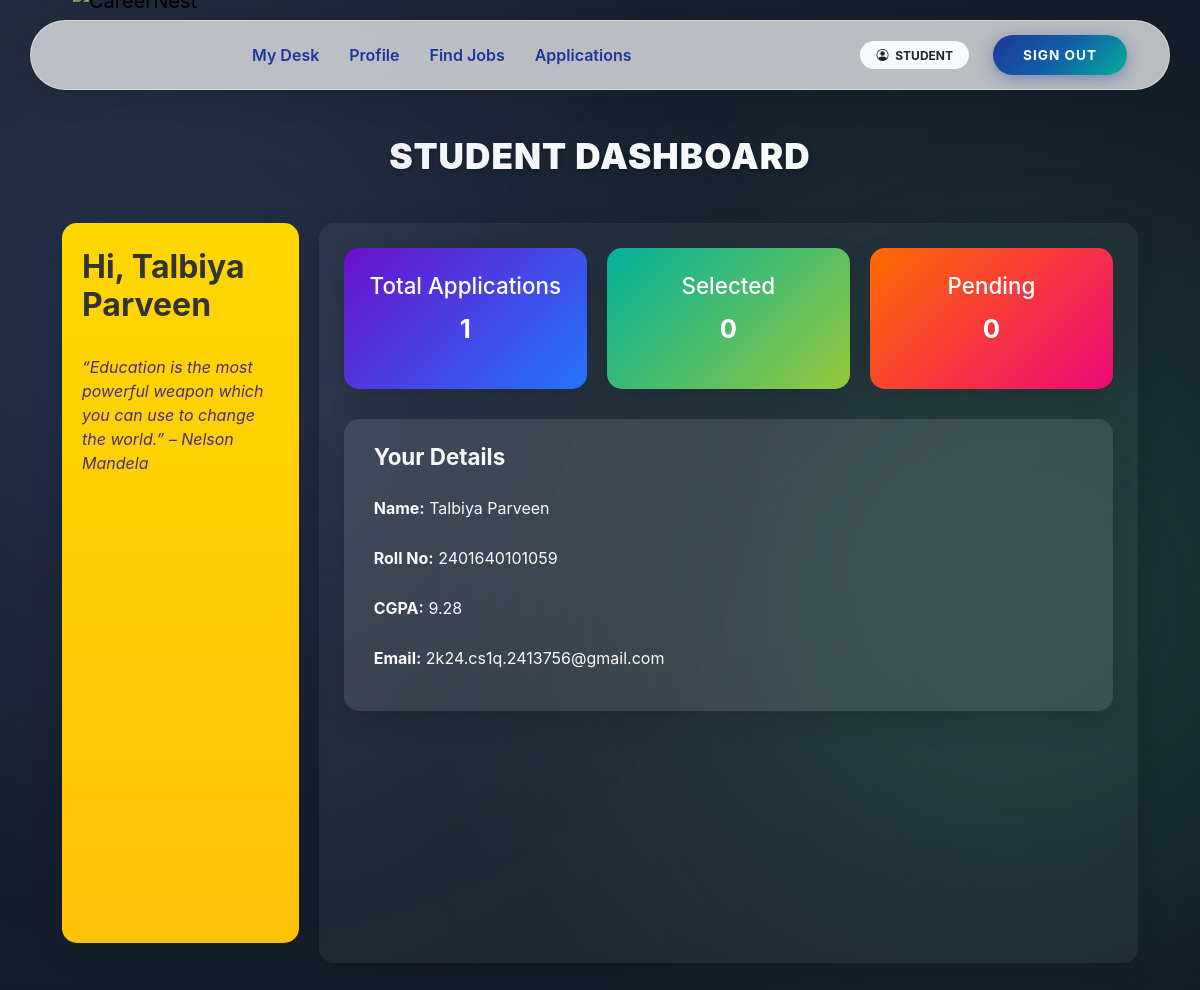
The page /student/dashboard (signed in) on the database its author committed.
### app/models.py (models this page shows, shortened)
class User(UserMixin, db.Model):
    __tablename__ = "users"
    user_id = db.Column(db.Integer, primary_key=True)
    email = db.Column(db.String(120), unique=True, nullable=False)
    password_hash = db.Column(db.String(255), nullable=False)
    role = db.Column(db.String(20), nullable=False)
    is_active = db.Column(db.Boolean, default=True)
    is_approved = db.Column(db.Boolean, default=False)
    is_blacklisted = db.Column(db.Boolean, default=False)
    created_at = db.Column(db.DateTime, default=datetime.utcnow)
    student = db.relationship(
        "Student",
        back_populates="user",
        uselist=False,
        cascade="all, delete-orphan"
    )
    company = db.relationship(
        "Company",
        back_populates="user",
        uselist=False,
        cascade="all, delete-orphan"
    )
    admin = db.relationship(
        "Admin",
        back_populates="user",
        uselist=False,
        cascade="all, delete-orphan"
    )

class Student(db.Model):
    __tablename__ = "students"
    user_id = db.Column(
        db.Integer,
        db.ForeignKey("users.user_id", ondelete="CASCADE"),
        primary_key=True
    )
    full_name = db.Column(db.String(100), nullable=False)
    roll_number = db.Column(db.String(50), unique=True, nullable=False, index=True)
    graduation_year = db.Column(db.Integer, nullable=False)
    cgpa = db.Column(db.Float)
    tenth_marks = db.Column(db.Float)
    twelfth_marks = db.Column(db.Float)
    dob = db.Column(db.Date)
    year = db.Column(db.Integer)
    resume_filename = db.Column(db.String(200))
    phone = db.Column(db.String(20))
    address = db.Column(db.Text)
    skills = db.Column(db.Text)
    course = db.Column(db.String(100))
    branch = db.Column(db.String(100))
    created_at = db.Column(db.DateTime, default=datetime.utcnow)
    user = db.relationship("User", back_populates="student")
    applications = db.relationship(
        "Application",
        back_populates="student",
        cascade="all, delete-orphan"
    )

### app/student/routes.py (the view)
@student_bp.route('/dashboard')
@login_required
@role_required('student')
def dashboard():
    profile = get_student_profile()
    if not profile:
        flash('Profile not found.', 'danger')
        return redirect(url_for('auth.logout'))
    total_apps = Application.query.filter_by(student_id=profile.user_id).count()
    selected = Application.query.filter_by(student_id=profile.user_id, status='selected').count()
    pending = Application.query.filter_by(student_id=profile.user_id, status='pending').count()
    return render_template(
        'student/dashboard.html',
        profile=profile,
        total_applications=total_apps,
        selected_applications=selected,
        pending_applications=pending
    )

### app/student/routes.py (called while the page is built)
def get_student_profile():
    return Student.query.filter_by(user_id=current_user.user_id).first()

### app/utils.py (called while the page is built)
def role_required(required_role):
    def decorator(f):
        @wraps(f)
        def decorated_function(*args, **kwargs):
            if not current_user.is_authenticated:
                abort(401)
            if current_user.role != required_role:
                abort(403)
            if required_role in ["student", "company"] and not current_user.is_approved:
                abort(403)
            if current_user.is_blacklisted:
                abort(403)
            return f(*args, **kwargs)
        return decorated_function
    return decorator

### app/templates/student/dashboard.html (shortened to what this page needs)
{% extends 'base.html' %}
{% block content %}
<div class="page-heading">STUDENT DASHBOARD</div>
<div class="dashboard-wrapper">
    <div class="sidebar">
        <h2>Hi, {{ profile.full_name }}</h2>
        <p class="quote">“Education is the most powerful weapon which you can use to change the world.” – Nelson Mandela</p>
    </div>
    <div class="main-content">
        <div class="stats-grid">
            <div class="card-stat card-total">
                <h3>Total Applications</h3>
                <p>{{ total_applications }}</p>
            </div>
            <div class="card-stat card-selected">
                <h3>Selected</h3>
                <p>{{ selected_applications }}</p>
            </div>
            <div class="card-stat card-pending">
                <h3>Pending</h3>
                <p>{{ pending_applications }}</p>
            </div>
        </div>
        <div class="profile-card">
            <h4>Your Details</h4>
            <p><strong>Name:</strong> {{ profile.full_name or 'Not filled' }}</p>
            <p><strong>Roll No:</strong> {{ profile.roll_number or 'Not filled' }}</p>
            <p><strong>CGPA:</strong> {{ profile.cgpa or 'Not filled' }}</p>
            <p><strong>Email:</strong> {{ current_user.email }}</p>
        </div>
    </div>
</div>
{% endblock %}

### app/templates/base.html (shortened to what this page needs)
<!DOCTYPE html>
<html lang="en">
<head>
    <link href="https://cdn.jsdelivr.net/npm/bootstrap@5.3.2/dist/css/bootstrap.min.css" rel="stylesheet">
    <link rel="stylesheet" href="https://cdn.jsdelivr.net/npm/bootstrap-icons@1.10.5/font/bootstrap-icons.css">
</head>
<body>
    <div class="toast-container position-fixed top-0 end-0 p-3">
    </div>
    <header class="navbar-container">
        <nav class="navbar navbar-expand-lg navbar-island">
            <div class="container-fluid">
                <a class="navbar-brand " href="/">
                    <img src="{{ url_for('static', filename='img/CareerLogo.png') }}" alt="CareerNest">
                </a>
                <div class="collapse navbar-collapse" id="navMain">
                    <ul class="navbar-nav me-auto mb-2 mb-lg-0 ms-lg-4">
                        {% if current_user.is_authenticated %}
                        {% if current_user.role == 'admin' %}
                        <li class="nav-item"><a class="nav-link" href="{{ url_for('admin.dashboard') }}">Dashboard
                                Center</a></li>
                        <li class="nav-item"><a class="nav-link" href="{{ url_for('admin.students') }}">Students</a>
                        </li>
                        <li class="nav-item"><a class="nav-link" href="{{ url_for('admin.companies') }}">Companies</a>
                        </li>
                        <li class="nav-item"><a class="nav-link" href="{{ url_for('admin.drives') }}">Drives</a>
                        </li>
                        <li class="nav-item"><a class="nav-link"
                                href="{{ url_for('admin.applications') }}">Applications</a>
                        </li>
                        {% elif current_user.role == 'student' %}
                        <li class="nav-item"><a class="nav-link" href="{{ url_for('student.dashboard') }}">My Desk</a>
                        </li>
                        <li class="nav-item"><a class="nav-link" href="{{ url_for('student.profile') }}">Profile</a>
                        </li>
                        <li class="nav-item"><a class="nav-link" href="{{ url_for('student.drives') }}">Find Jobs</a>
                        </li>
                        <li class="nav-item"><a class="nav-link"
                                href="{{ url_for('student.applications') }}">Applications</a>
                        </li>
                        {% endif %}
                        {% else %}
                        <li class="nav-item"><a class="nav-link" href="/">Home</a></li>
                        {% endif %}
                    </ul>
                    <div class="d-flex flex-column flex-lg-row align-items-center">
                        {% if not current_user.is_authenticated %}
                        <a href="{{ url_for('auth.student_register') }}" class="btn btn-creative btn-student">Student
                            Join</a>
                        <a href="{{ url_for('auth.company_register') }}" class="btn btn-creative btn-student">Company
                            Join</a>
                        <a href="{{ url_for('auth.login') }}" class="btn btn-creative btn-login">Login</a>
                        {% else %}
                        <span class="badge rounded-pill bg-light text-dark px-3 py-2 me-3 d-none d-lg-block">
                            <i class="bi bi-person-circle me-1"></i> {{ current_user.role|upper }}
                        </span>
                        <a href="{{ url_for('auth.logout') }}" class="btn btn-creative btn-login">Sign Out</a>
                        {% endif %}
                    </div>
                </div>
            </div>
        </nav>
    </header>
    <main class="container page-content">
        {% block content %}{% endblock %}
    </main>
</body>
</html>

### app/templates/student/dashboard.html (style rules this page uses)
html, body { height: 100%; margin: 0; padding: 0; font-family: 'Inter', sans-serif; background: radial-gradient(circle at top left, #1f2937, #111827); color: #f9fafb; overflow-x: hidden; }
body::before, body::after { content: ''; position: fixed; border-radius: 50%; filter: blur(150px); opacity: 0.15; z-index: 0; }
body::before { width: 600px; height: 600px; background: #667eea; top: 5%; left: -10%; }
body::after { width: 700px; height: 700px; background: #43e97b; bottom: 5%; right: -15%; }
.dashboard-wrapper { display: flex; gap: 20px; padding: 20px; min-height: 100vh; box-sizing: border-box; position: relative; z-index: 1; }
.sidebar { flex: 0 0 22%; background: linear-gradient(180deg, #ffd700, #ffc107); border-radius: 15px; padding: 25px 20px; box-shadow: 0 8px 30px rgba(0,0,0,0.15); display: flex; flex-direction: column; justify-content: flex-start; align-items: flex-start; position: sticky; top: 60px; height: calc(100vh - 80px); }
.sidebar h2 { font-size: 2rem; font-weight: bold; color: #333; margin-bottom: 10px; }
.sidebar .quote { font-style: italic; color: #4b2e83; margin-top: 20px; line-height: 1.5; font-size: 1rem; animation: floatQuote 4s ease-in-out infinite alternate; }
.main-content { flex: 1; background: rgba(255,255,255,0.05); border-radius: 15px; padding: 25px; overflow-y: auto; max-height: calc(100vh - 60px); box-shadow: 0 8px 25px rgba(0,0,0,0.2); }
.stats-grid { display: grid; grid-template-columns: repeat(auto-fit, minmax(180px, 1fr)); gap: 20px; margin-bottom: 20px; }
.card-stat { padding: 25px; border-radius: 15px; color: #fff; font-weight: bold; text-align: center; box-shadow: 0 8px 25px rgba(0,0,0,0.15); transition: all 0.3s ease; }
.card-stat h3 { font-size: 1.4rem; margin-bottom: 10px; }
.card-stat p { font-size: 1.6rem; }
.card-total { background: linear-gradient(135deg, #6a11cb, #2575fc); }
.card-selected { background: linear-gradient(135deg, #00b09b, #96c93d); }
.card-pending { background: linear-gradient(135deg, #ff6a00, #ee0979); }
.profile-card { margin-top: 30px; padding: 25px 30px; border-radius: 15px; background: rgba(255,255,255,0.1); box-shadow: 0 8px 30px rgba(0,0,0,0.15); color: #f9fafb; display: flex; flex-direction: column; gap: 10px; transition: transform 0.3s, box-shadow 0.3s; }
.profile-card h4 { font-weight: bold; font-size: 1.4rem; margin-bottom: 15px; }
.profile-card p { font-size: 1rem; line-height: 1.5; }
.page-heading { text-align: center; margin-bottom: 20px; font-size: 2.2rem; font-weight: 900; letter-spacing: 1px; text-shadow: 1px 2px 4px rgba(0,0,0,0.3); }

### rows shown on the page
User: role "STUDENT", email "2k24.cs1q.2413756@gmail.com"
Student: full_name "Talbiya Parveen", roll_number "2401640101059", cgpa "9.28"

### other values the page prints
{{ total_applications }} "1"
{{ selected_applications }} "0"
{{ pending_applications }} "0"
